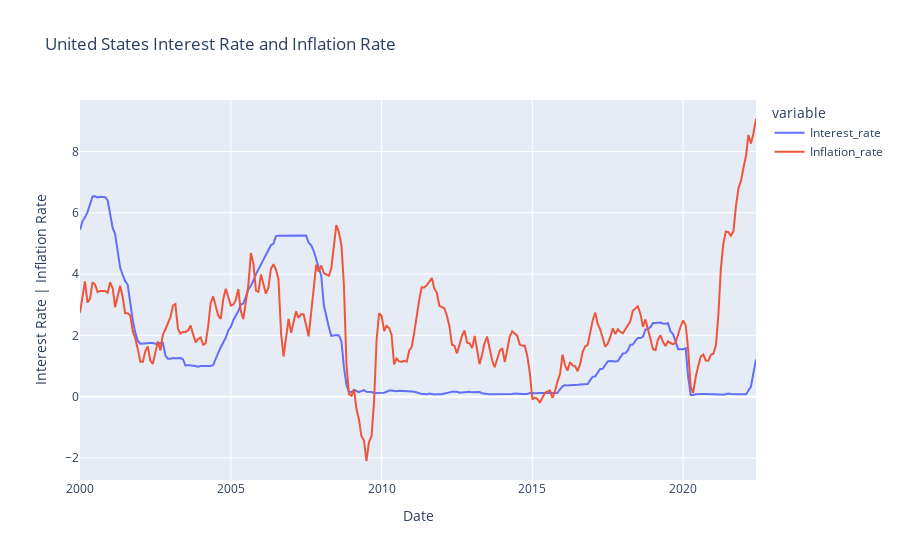

This figure's notebook cell:
### Code cell
fig = px.line(Interest_Inflation_rate.tail(270),x='DATE',y=['Interest_rate','Inflation_rate'],title='United States Interest Rate and Inflation Rate').update_layout(xaxis_title="Date", yaxis_title="Interest Rate | Inflation Rate")
fig.show()

### Figure 1 — Plotly figure (JSON) as saved in the notebook; plotly's stock layout.template omitted (floating-point values rounded to 4 significant figures; data arrays with more than 128 entries replaced by an {"elided": "..."} marker saying what was removed)
{"data": [{"hovertemplate": "variable=Interest_rate<br>DATE=%{x}<br>value=%{y}<extra></extra>", "legendgroup": "Interest_rate", "line": {"color": "#636efa", "dash": "solid"}, "marker": {"symbol": "circle"}, "mode": "lines", "name": "Interest_rate", "orientation": "v", "showlegend": true, "type": "scatter", "x": {"elided": "270 str values"}, "xaxis": "x", "y": {"elided": "270 float values"}, "yaxis": "y"}, {"hovertemplate": "variable=Inflation_rate<br>DATE=%{x}<br>value=%{y}<extra></extra>", "legendgroup": "Inflation_rate", "line": {"color": "#EF553B", "dash": "solid"}, "marker": {"symbol": "circle"}, "mode": "lines", "name": "Inflation_rate", "orientation": "v", "showlegend": true, "type": "scatter", "x": {"elided": "270 str values"}, "xaxis": "x", "y": {"elided": "270 float values"}, "yaxis": "y"}], "layout": {"autosize": true, "legend": {"title": {"text": "variable"}, "tracegroupgap": 0}, "title": {"text": "United States Interest Rate and Inflation Rate"}, "xaxis": {"anchor": "y", "autorange": true, "domain": [0, 1], "range": ["2000-01-01", "2022-06-01"], "title": {"text": "Date"}, "type": "date"}, "yaxis": {"anchor": "x", "autorange": true, "domain": [0, 1], "range": [-2.72, 9.68], "title": {"text": "Interest Rate | Inflation Rate"}, "type": "linear"}}}
